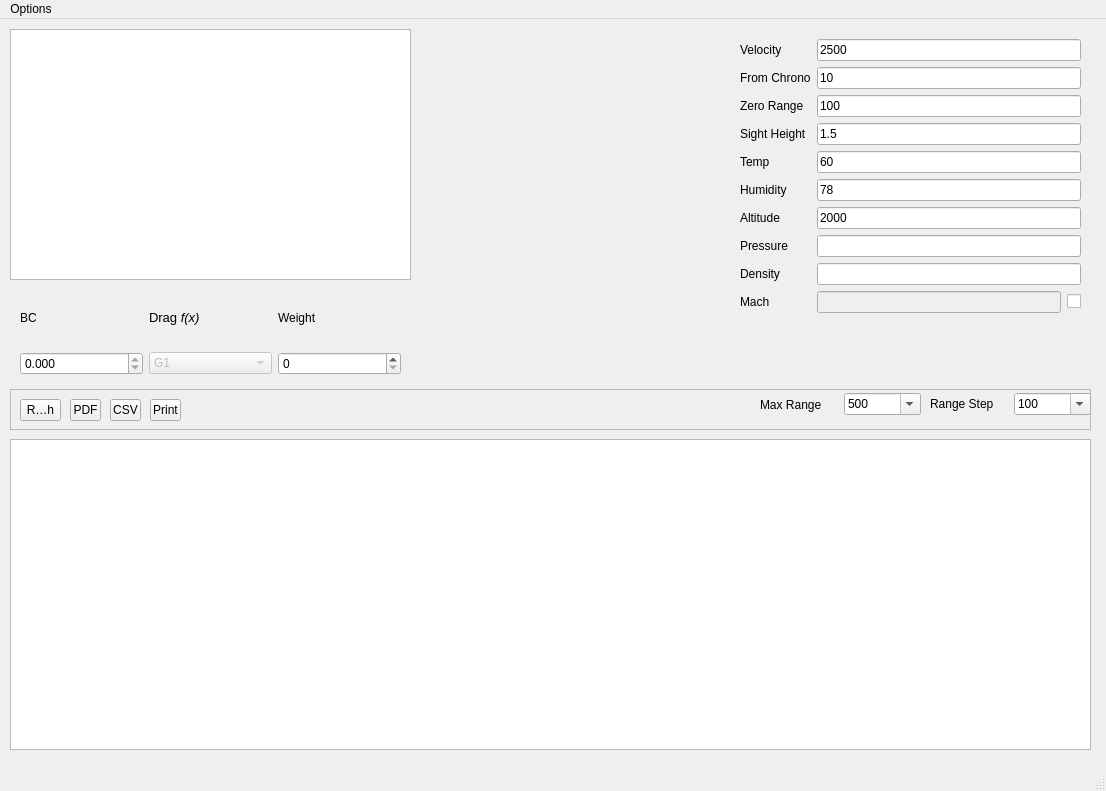
<?xml version="1.0" encoding="UTF-8"?>
<ui version="4.0">
 <class>TrajFrame</class>
 <widget class="QMainWindow" name="TrajFrame">
  <property name="windowModality">
   <enum>Qt::NonModal</enum>
  </property>
  <property name="geometry">
   <rect>
    <x>0</x>
    <y>0</y>
    <width>1106</width>
    <height>791</height>
   </rect>
  </property>
  <property name="windowTitle">
   <string>MainWindow</string>
  </property>
  <widget class="QWidget" name="centralwidget">
   <property name="enabled">
    <bool>true</bool>
   </property>
   <property name="autoFillBackground">
    <bool>false</bool>
   </property>
   <widget class="QTreeView" name="bulletTreeView">
    <property name="geometry">
     <rect>
      <x>10</x>
      <y>10</y>
      <width>401</width>
      <height>251</height>
     </rect>
    </property>
   </widget>
   <widget class="TrajTableView" name="tableView">
    <property name="geometry">
     <rect>
      <x>10</x>
      <y>420</y>
      <width>1081</width>
      <height>311</height>
     </rect>
    </property>
    <attribute name="verticalHeaderVisible">
     <bool>false</bool>
    </attribute>
   </widget>
   <widget class="QFrame" name="toolbarFrame">
    <property name="geometry">
     <rect>
      <x>10</x>
      <y>370</y>
      <width>1081</width>
      <height>41</height>
     </rect>
    </property>
    <property name="frameShape">
     <enum>QFrame::StyledPanel</enum>
    </property>
    <property name="frameShadow">
     <enum>QFrame::Raised</enum>
    </property>
    <widget class="QWidget" name="gridLayoutWidget">
     <property name="geometry">
      <rect>
       <x>920</x>
       <y>0</y>
       <width>161</width>
       <height>30</height>
      </rect>
     </property>
     <layout class="QGridLayout" name="gridLayout_4">
      <property name="sizeConstraint">
       <enum>QLayout::SetDefaultConstraint</enum>
      </property>
      <item row="0" column="2">
       <widget class="QComboBox" name="rangeStepCombo">
        <property name="editable">
         <bool>true</bool>
        </property>
        <property name="currentIndex">
         <number>3</number>
        </property>
        <item>
         <property name="text">
          <string>25</string>
         </property>
        </item>
        <item>
         <property name="text">
          <string>50</string>
         </property>
        </item>
        <item>
         <property name="text">
          <string>75</string>
         </property>
        </item>
        <item>
         <property name="text">
          <string>100</string>
         </property>
        </item>
        <item>
         <property name="text">
          <string>200</string>
         </property>
        </item>
        <item>
         <property name="text">
          <string>250</string>
         </property>
        </item>
        <item>
         <property name="text">
          <string>500</string>
         </property>
        </item>
       </widget>
      </item>
      <item row="0" column="0">
       <widget class="QLabel" name="label_12">
        <property name="text">
         <string>Range Step</string>
        </property>
       </widget>
      </item>
     </layout>
    </widget>
    <widget class="QToolButton" name="toolButton">
     <property name="geometry">
      <rect>
       <x>60</x>
       <y>10</y>
       <width>31</width>
       <height>22</height>
      </rect>
     </property>
     <property name="text">
      <string>PDF</string>
     </property>
    </widget>
    <widget class="QToolButton" name="toolButton_2">
     <property name="geometry">
      <rect>
       <x>100</x>
       <y>10</y>
       <width>31</width>
       <height>22</height>
      </rect>
     </property>
     <property name="text">
      <string>CSV</string>
     </property>
    </widget>
    <widget class="QToolButton" name="toolButton_3">
     <property name="geometry">
      <rect>
       <x>140</x>
       <y>10</y>
       <width>31</width>
       <height>22</height>
      </rect>
     </property>
     <property name="text">
      <string>Print</string>
     </property>
    </widget>
    <widget class="QToolButton" name="toolButton_4">
     <property name="geometry">
      <rect>
       <x>10</x>
       <y>10</y>
       <width>41</width>
       <height>22</height>
      </rect>
     </property>
     <property name="text">
      <string>Refresh</string>
     </property>
    </widget>
    <widget class="QWidget" name="horizontalLayoutWidget_2">
     <property name="geometry">
      <rect>
       <x>750</x>
       <y>0</y>
       <width>161</width>
       <height>31</height>
      </rect>
     </property>
     <layout class="QHBoxLayout" name="horizontalLayout_2">
      <item>
       <widget class="QLabel" name="maxRangeLabel">
        <property name="text">
         <string>Max Range</string>
        </property>
       </widget>
      </item>
      <item>
       <widget class="QComboBox" name="maxRangeField">
        <property name="editable">
         <bool>true</bool>
        </property>
        <property name="currentIndex">
         <number>2</number>
        </property>
        <item>
         <property name="text">
          <string>100</string>
         </property>
        </item>
        <item>
         <property name="text">
          <string>200</string>
         </property>
        </item>
        <item>
         <property name="text">
          <string>500</string>
         </property>
        </item>
        <item>
         <property name="text">
          <string>1000</string>
         </property>
        </item>
        <item>
         <property name="text">
          <string>3000</string>
         </property>
        </item>
       </widget>
      </item>
     </layout>
    </widget>
   </widget>
   <widget class="QWidget" name="horizontalLayoutWidget">
    <property name="geometry">
     <rect>
      <x>20</x>
      <y>270</y>
      <width>381</width>
      <height>86</height>
     </rect>
    </property>
    <layout class="QHBoxLayout" name="horizontalLayout">
     <item>
      <layout class="QGridLayout" name="gridLayout_5">
       <item row="2" column="1">
        <widget class="QComboBox" name="dragCombo">
         <property name="enabled">
          <bool>false</bool>
         </property>
         <property name="styleSheet">
          <string notr="true"/>
         </property>
         <property name="editable">
          <bool>false</bool>
         </property>
         <property name="frame">
          <bool>true</bool>
         </property>
         <item>
          <property name="text">
           <string>G1</string>
          </property>
         </item>
         <item>
          <property name="text">
           <string>G2</string>
          </property>
         </item>
         <item>
          <property name="text">
           <string>G5</string>
          </property>
         </item>
         <item>
          <property name="text">
           <string>G6</string>
          </property>
         </item>
         <item>
          <property name="text">
           <string>G7</string>
          </property>
         </item>
         <item>
          <property name="text">
           <string>G8</string>
          </property>
         </item>
         <item>
          <property name="text">
           <string>GL</string>
          </property>
         </item>
         <item>
          <property name="text">
           <string>GI</string>
          </property>
         </item>
        </widget>
       </item>
       <item row="1" column="1">
        <widget class="QLabel" name="label_3">
         <property name="text">
          <string>&lt;!DOCTYPE HTML PUBLIC &quot;-//W3C//DTD HTML 4.0//EN&quot; &quot;http://www.w3.org/TR/REC-html40/strict.dtd&quot;&gt;
&lt;html&gt;&lt;head&gt;&lt;meta name=&quot;qrichtext&quot; content=&quot;1&quot; /&gt;&lt;style type=&quot;text/css&quot;&gt;
p, li { white-space: pre-wrap; }
&lt;/style&gt;&lt;/head&gt;&lt;body style=&quot; font-family:'Ubuntu'; font-size:10pt; font-weight:200; font-style:normal;&quot;&gt;
&lt;p style=&quot; margin-top:0px; margin-bottom:0px; margin-left:0px; margin-right:0px; -qt-block-indent:0; text-indent:0px;&quot;&gt;Drag &lt;span style=&quot; font-style:italic;&quot;&gt;f(x)&lt;/span&gt;&lt;/p&gt;&lt;/body&gt;&lt;/html&gt;</string>
         </property>
        </widget>
       </item>
       <item row="1" column="2">
        <widget class="QLabel" name="label">
         <property name="text">
          <string>Weight</string>
         </property>
        </widget>
       </item>
       <item row="1" column="0">
        <widget class="QLabel" name="label_13">
         <property name="acceptDrops">
          <bool>false</bool>
         </property>
         <property name="toolTip">
          <string/>
         </property>
         <property name="text">
          <string>BC</string>
         </property>
        </widget>
       </item>
       <item row="2" column="0">
        <widget class="QDoubleSpinBox" name="bcField">
         <property name="readOnly">
          <bool>true</bool>
         </property>
         <property name="decimals">
          <number>3</number>
         </property>
         <property name="maximum">
          <double>1.000000000000000</double>
         </property>
         <property name="singleStep">
          <double>0.005000000000000</double>
         </property>
        </widget>
       </item>
       <item row="2" column="2">
        <widget class="QSpinBox" name="weightSpinBox">
         <property name="accelerated">
          <bool>true</bool>
         </property>
         <property name="maximum">
          <number>1000</number>
         </property>
        </widget>
       </item>
      </layout>
     </item>
    </layout>
   </widget>
   <widget class="QWidget" name="formLayoutWidget_2">
    <property name="geometry">
     <rect>
      <x>740</x>
      <y>20</y>
      <width>341</width>
      <height>320</height>
     </rect>
    </property>
    <layout class="QFormLayout" name="formLayout_4">
     <property name="fieldGrowthPolicy">
      <enum>QFormLayout::AllNonFixedFieldsGrow</enum>
     </property>
     <item row="0" column="0">
      <widget class="QLabel" name="velLabel">
       <property name="text">
        <string>Velocity</string>
       </property>
      </widget>
     </item>
     <item row="0" column="1">
      <widget class="DoubleTextField" name="velocityField">
       <property name="text">
        <string>2500</string>
       </property>
      </widget>
     </item>
     <item row="1" column="0">
      <widget class="QLabel" name="label_2">
       <property name="text">
        <string>From Chrono</string>
       </property>
      </widget>
     </item>
     <item row="1" column="1">
      <widget class="DoubleTextField" name="chronoField">
       <property name="text">
        <string>10</string>
       </property>
      </widget>
     </item>
     <item row="2" column="0">
      <widget class="QLabel" name="zeroLabel">
       <property name="text">
        <string>Zero Range</string>
       </property>
      </widget>
     </item>
     <item row="2" column="1">
      <widget class="IntegerTextField" name="zeroRangeField">
       <property name="text">
        <string>100</string>
       </property>
      </widget>
     </item>
     <item row="3" column="0">
      <widget class="QLabel" name="sightHeightLabel">
       <property name="text">
        <string>Sight Height</string>
       </property>
      </widget>
     </item>
     <item row="3" column="1">
      <widget class="DoubleTextField" name="sightHeightField">
       <property name="text">
        <string>1.5</string>
       </property>
      </widget>
     </item>
     <item row="4" column="0">
      <widget class="QLabel" name="label_5">
       <property name="text">
        <string>Temp</string>
       </property>
      </widget>
     </item>
     <item row="4" column="1">
      <widget class="DoubleTextField" name="tempField">
       <property name="text">
        <string>60</string>
       </property>
      </widget>
     </item>
     <item row="5" column="0">
      <widget class="QLabel" name="label_6">
       <property name="text">
        <string>Humidity</string>
       </property>
      </widget>
     </item>
     <item row="5" column="1">
      <widget class="DoubleTextField" name="humidityField">
       <property name="text">
        <string>78</string>
       </property>
      </widget>
     </item>
     <item row="6" column="1">
      <widget class="DoubleTextField" name="altitudeField">
       <property name="text">
        <string>2000</string>
       </property>
      </widget>
     </item>
     <item row="7" column="0">
      <widget class="QLabel" name="label_8">
       <property name="text">
        <string>Pressure</string>
       </property>
      </widget>
     </item>
     <item row="7" column="1">
      <widget class="DoubleTextField" name="pressureField">
       <property name="text">
        <string/>
       </property>
      </widget>
     </item>
     <item row="8" column="0">
      <widget class="QLabel" name="label_9">
       <property name="text">
        <string>Density</string>
       </property>
      </widget>
     </item>
     <item row="8" column="1">
      <widget class="DoubleTextField" name="densityField"/>
     </item>
     <item row="9" column="0">
      <widget class="QLabel" name="label_10">
       <property name="text">
        <string>Mach</string>
       </property>
      </widget>
     </item>
     <item row="9" column="1">
      <layout class="QHBoxLayout" name="horizontalLayout_3">
       <item>
        <widget class="DoubleTextField" name="machField">
         <property name="enabled">
          <bool>false</bool>
         </property>
        </widget>
       </item>
       <item>
        <widget class="QCheckBox" name="editMachButton">
         <property name="toolTip">
          <string>Select to enable editing of mach value.  If not selected the standard mach for the given elevation will be used.</string>
         </property>
         <property name="text">
          <string/>
         </property>
         <property name="checked">
          <bool>false</bool>
         </property>
        </widget>
       </item>
      </layout>
     </item>
     <item row="6" column="0">
      <widget class="QLabel" name="label_7">
       <property name="text">
        <string>Altitude</string>
       </property>
      </widget>
     </item>
    </layout>
   </widget>
   <zorder>bulletTreeView</zorder>
   <zorder>tableView</zorder>
   <zorder>toolbarFrame</zorder>
   <zorder>horizontalLayoutWidget</zorder>
   <zorder>formLayoutWidget_2</zorder>
   <zorder>bcField</zorder>
  </widget>
  <widget class="QMenuBar" name="menubar">
   <property name="geometry">
    <rect>
     <x>0</x>
     <y>0</y>
     <width>1106</width>
     <height>26</height>
    </rect>
   </property>
   <widget class="QMenu" name="menuOptions">
    <property name="title">
     <string>Options</string>
    </property>
    <widget class="QMenu" name="menuDatasource">
     <property name="title">
      <string>Datasource</string>
     </property>
     <addaction name="separator"/>
    </widget>
    <addaction name="menuDatasource"/>
   </widget>
   <addaction name="menuOptions"/>
  </widget>
  <widget class="QStatusBar" name="statusbar"/>
  <action name="actionTest_action">
   <property name="text">
    <string>test_action</string>
   </property>
  </action>
 </widget>
 <customwidgets>
  <customwidget>
   <class>TrajTableView</class>
   <extends>QTableView</extends>
   <header>TrajTableView.h</header>
  </customwidget>
  <customwidget>
   <class>DoubleTextField</class>
   <extends>QLineEdit</extends>
   <header>ValidationFields.h</header>
  </customwidget>
  <customwidget>
   <class>IntegerTextField</class>
   <extends>QLineEdit</extends>
   <header>ValidationFields.h</header>
  </customwidget>
 </customwidgets>
 <resources/>
 <connections>
  <connection>
   <sender>rangeStepCombo</sender>
   <signal>editTextChanged(QString)</signal>
   <receiver>TrajFrame</receiver>
   <slot>rangeStepEdit(QString)</slot>
   <hints>
    <hint type="sourcelabel">
     <x>1014</x>
     <y>424</y>
    </hint>
    <hint type="destinationlabel">
     <x>498</x>
     <y>199</y>
    </hint>
   </hints>
  </connection>
  <connection>
   <sender>editMachButton</sender>
   <signal>toggled(bool)</signal>
   <receiver>machField</receiver>
   <slot>setEnabled(bool)</slot>
   <hints>
    <hint type="sourcelabel">
     <x>1067</x>
     <y>328</y>
    </hint>
    <hint type="destinationlabel">
     <x>873</x>
     <y>333</y>
    </hint>
   </hints>
  </connection>
  <connection>
   <sender>bulletTreeView</sender>
   <signal>doubleClicked(QModelIndex)</signal>
   <receiver>TrajFrame</receiver>
   <slot>setBulletModelIndex(QModelIndex)</slot>
   <hints>
    <hint type="sourcelabel">
     <x>335</x>
     <y>139</y>
    </hint>
    <hint type="destinationlabel">
     <x>557</x>
     <y>135</y>
    </hint>
   </hints>
  </connection>
 </connections>
 <slots>
  <slot>rangeStepEdit(QString)</slot>
  <slot>setBulletModelIndex(QModelIndex)</slot>
 </slots>
</ui>
